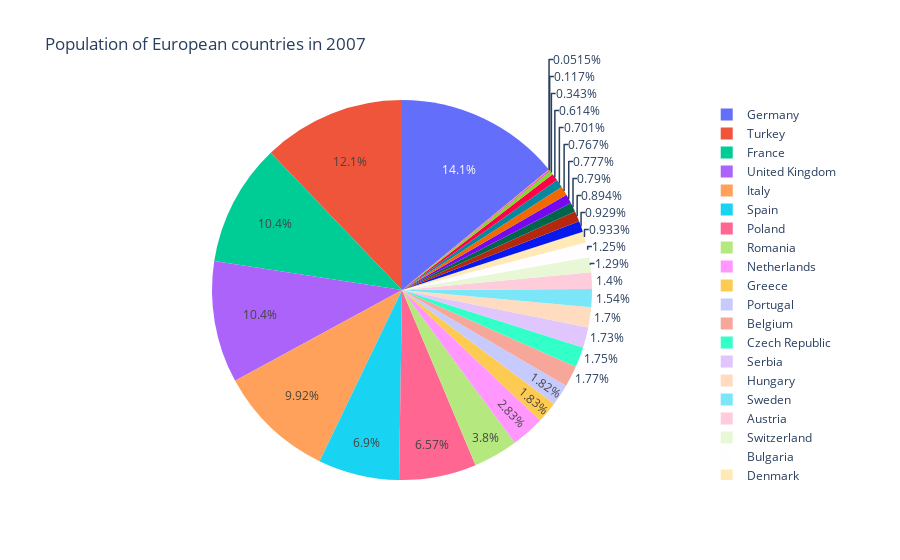

Here is the notebook cell this chart was saved with:
### Markdown cell above
## Pie Chart

### Code cell
fig: Figure = px.pie(
    europe_data_2007,
    values="pop",
    names="country",
    title="Population of European countries in 2007",
)
fig.show()

### Figure 1 — Plotly figure (JSON) as saved in the notebook; plotly's stock layout.template omitted (floating-point values rounded to 4 significant figures)
{"data": [{"domain": {"x": [0, 1], "y": [0, 1]}, "hovertemplate": "country=%{label}<br>pop=%{value}<extra></extra>", "labels": ["Albania", "Austria", "Belgium", "Bosnia and Herzegovina", "Bulgaria", "Croatia", "Czech Republic", "Denmark", "Finland", "France", "Germany", "Greece", "Hungary", "Iceland", "Ireland", "Italy", "Montenegro", "Netherlands", "Norway", "Poland", "Portugal", "Romania", "Serbia", "Slovak Republic", "Slovenia", "Spain", "Sweden", "Switzerland", "Turkey", "United Kingdom"], "legendgroup": "", "name": "", "showlegend": true, "type": "pie", "values": [3600523, 8199783, 10392226, 4552198, 7322858, 4493312, 10228744, 5468120, 5238460, 61083916, 82400996, 10706290, 9956108, 301931, 4109086, 58147733, 684736, 16570613, 4627926, 38518241, 10642836, 22276056, 10150265, 5447502, 2009245, 40448191, 9031088, 7554661, 71158647, 60776238]}], "layout": {"legend": {"tracegroupgap": 0}, "title": {"text": "Population of European countries in 2007"}}}
